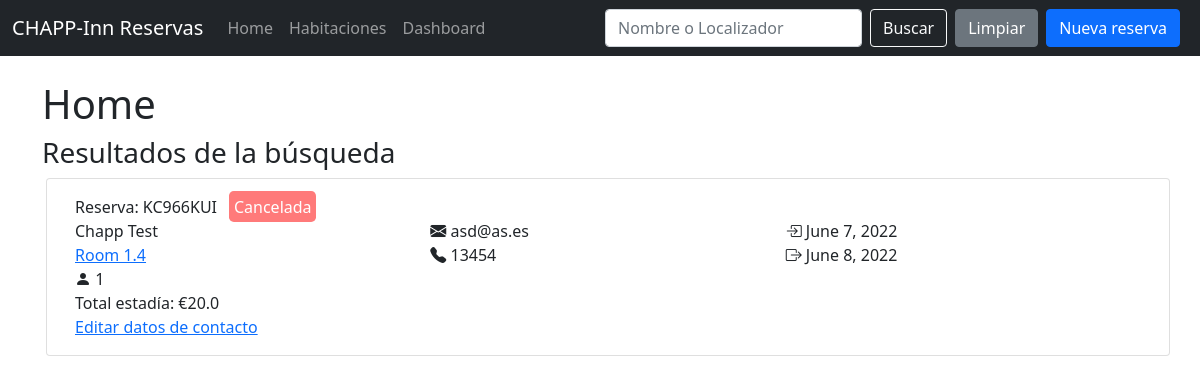
The app's page /search/booking/?filter=KC966KUI with its own data.
### pms/models.py (models this page shows, shortened)
class Booking(models.Model):
    NEW = 'NEW'
    DELETED = 'DEL'
    STATE_CHOICES = [
        (NEW, 'Nueva'),
        (DELETED, 'Cancelada'),
    ]
    state = models.CharField(
        max_length=3,
        choices=STATE_CHOICES,
        default=NEW,
    )
    checkin = models.DateField()
    checkout = models.DateField()
    room = models.ForeignKey(Room, on_delete=models.SET_NULL, null=True)
    guests = models.IntegerField()
    customer = models.ForeignKey(Customer, on_delete=models.SET_NULL, null=True)
    total = models.FloatField()
    code = models.CharField(max_length=8)
    created = models.DateTimeField(auto_now_add=True)

class Customer(models.Model):
    name = models.CharField(max_length=200)
    email = models.EmailField()
    phone = models.CharField(max_length=50)  # TODO:ADD REGEX FOR PHONE VALIDATION

class Room(models.Model):
    room_type = models.ForeignKey(Room_type, on_delete=models.SET_NULL, null=True)
    name = models.CharField(max_length=100)
    description = models.CharField(max_length=500)

### pms/views.py (the view)
# urls.py: path("search/booking/", views.BookingSearchView.as_view(), name="booking_search"),
class BookingSearchView(View):
    def get(self, request):
        query = request.GET.dict()
        if "filter" not in query:
            return redirect("/")
        bookings = (Booking.objects
                    .filter(Q(code__icontains=query['filter']) |
                           Q(customer__name__icontains=query['filter']))
                    .order_by("-created"))
        room_search_form = RoomSearchForm()
        context = {
            'bookings': bookings,
            'form': room_search_form,
            'filter': True
        }
        return render(request, "home.html", context)

### pms/forms.py
class RoomSearchForm(ModelForm):
    class Meta:
        model = Booking
        fields = ['checkin', 'checkout', 'guests']
        labels = {
            "guests": "Huéspedes"
        }
        widgets = {
            'checkin': forms.DateInput(attrs={'type': 'date', 'min': datetime.today().strftime('%Y-%m-%d')}),
            'checkout': forms.DateInput(
                attrs={'type': 'date', 'max': datetime.today().replace(month=12, day=31).strftime('%Y-%m-%d')}),
            'guests': forms.DateInput(attrs={'type': 'number', 'min': 1, 'max': 4}),
        }

### pms/templates/home.html (shortened to what this page needs)
{% extends "main.html"%}
{% block content %}
<h1>Home</h1>
    {% if filter %}
    <h3>Resultados de la búsqueda</h3>
    {% else %}
    <h3>Reservas Realizadas</h3>
    {% endif%}
    <div class="ps-3">
        {% for booking in bookings %}
        <div class="card card-body row mt-2 hover-card bg-tr-250">
            <div class="row">
                <div class="col">
                    Reserva: {{booking.code}}
                    {% if booking.state == "DEL" %}
                    <span class="tag tag-red">Cancelada</span>
                    {% elif booking.state == "NEW" %}
                    <span class="tag tag-green">Confirmada</span>
                    {% endif %}
                </div>
            </div>
            <div class="row">
                <div class="col">{{booking.customer.name}}</div>
                <div class="col">
                    <i class="bi bi-envelope-fill"></i>
                    <span>{{booking.customer.email}}</span>
                </div>
                <div class="col">
                    <i class="bi bi-box-arrow-in-right"></i>
                    <span>{{booking.checkin}}</span>
                </div>
            </div>
            <div class="row">
                <div class="col"><a href="{% url 'room_details' pk=booking.room.id%} ">{{booking.room.name}}</a></div>
                <div class="col">
                    <i class="bi bi-telephone-fill"></i>
                    <span>{{booking.customer.phone}}</span>
                </div>
                <div class="col">
                    <i class="bi bi-box-arrow-right"></i>
                    <span>{{booking.checkout}}</span>
                </div>
            </div>
            <div class="row">
                <div class="col">
                    <i class="bi bi-person-fill"></i>
                    <span>{{booking.guests}}</span>
                </div>
                <div class="col"></div>
                <div class="col"></div>
            </div>
            <div class="row">
                <div class="col">
                    <span>Total estadía: €{{booking.total}}</span>
                </div>
            </div>
            <div class="row">
                <div class="col">
                    <a href="{% url 'edit_booking' pk=booking.id%} " >Editar datos de contacto</a>
                </div>
                <div class="col">
                </div>
                <div class="col">
                </div>
            </div>
        </div>
        {% endfor %}
    </div>
</div>
{% endblock content%}

### pms/statics/css/style.css (style rules this page uses)
body { padding-top: 4em }
.bg-tr-250, .bg-tr-250:hover { -webkit-transition: background-color 250ms linear; -ms-transition: background-color 250ms linear; transition: background-color 250ms linear; }
.tag { padding: 0.3em; margin: 1em 0.5em 1em 0.5em; border-radius: 0.3em; }
.tag-red { background: #ff7a7a; color: white; }

### records on screen
Booking: code "KC966KUI", state "Cancelada", customer.name "Chapp Test", customer.email "asd@as.es", checkin "June 7, 2022", room.name "Room 1.4", customer.phone "13454", checkout "June 8, 2022", guests "1", total "20.0"
